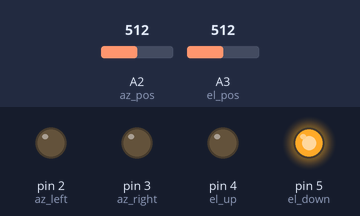
Simulated run of this sketch. Board: Arduino Uno, built with avr-gcc and run on an emulated ATmega328P. On the bench: output pins drawn as LEDs (lit = HIGH). The test bench sets the inputs (shaded band); at power-on: A2 (az_pos) = 512, A3 (el_pos) = 512.

Above: at 1.2 s.
1.3 s: A2 (az_pos) set to 529
At 2.5 s:
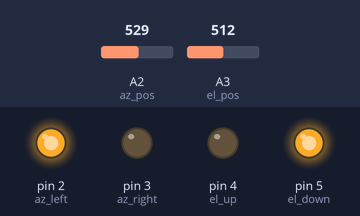
2.8 s: A3 (el_pos) set to 7
4.3 s: A3 (el_pos) set to 4
At 4.8 s:
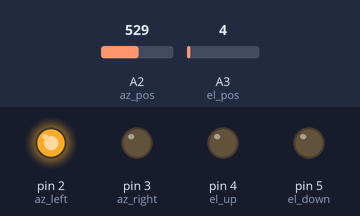
5.8 s: A2 (az_pos) set to 511
At 7.0 s:
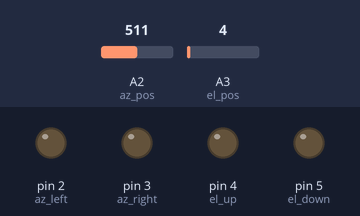
7.3 s: A2 (az_pos) set to 306
At 8.3 s:
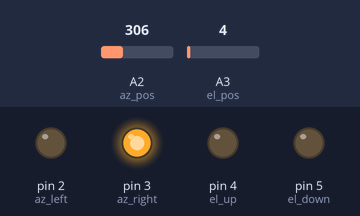
8.8 s: A3 (el_pos) set to 122
At 9.4 s:
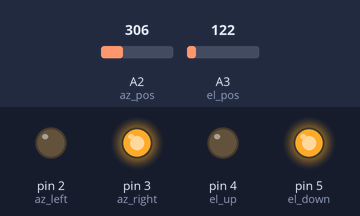
Timing chart, 0 to 11.3 s (numbered marks = the images above; inputs shaded):
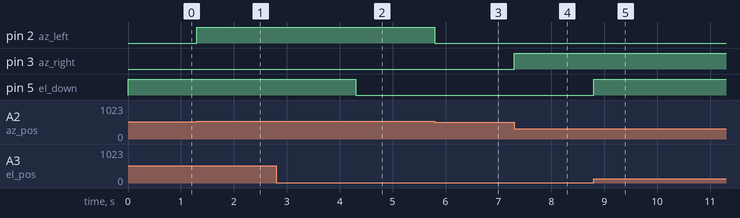

Measured:
- the behaviour switches between 514 and 515 on A2 (az_pos) (found by bisection; images 0 and 1)
- the behaviour switches between 6 and 5 on A3 (el_pos) (found by bisection; images 1 and 2)
- after the input at 1.3 s, pin 2 (az_left): LOW → HIGH at once
- after the input at 2.8 s, every drawn part: stays the same
- after the input at 4.3 s, pin 5 (el_down): HIGH → LOW at once
- after the input at 5.8 s, pin 2 (az_left): HIGH → LOW at once
- after the input at 7.3 s, pin 3 (az_right): LOW → HIGH at once
- after the input at 8.8 s, pin 5 (el_down): LOW → HIGH at once

The sketch:

antenna_rotator_controller.ino
```cpp
// (licence header left out)
//Rotator control signals
int az_left = 2;
int az_right = 3;
int el_up = 4;
int el_down = 5;

//Rotator feedback signals
int az_pos = A2;
int el_pos = A3;

struct coordinates{
	double az;
	double el;
};

coordinates current;
coordinates desired;


const double tolerance = 1; //degrees

void setup() {
	Serial.begin(115200);

	//setup control pins
	pinMode(az_left, OUTPUT);
	pinMode(az_right, OUTPUT);
	pinMode(el_up, OUTPUT);
	pinMode(el_down, OUTPUT);

	current.az = 0.0;
	current.el = 0.0;

	desired.az = 0.0;
	desired.el = 0.0;
}

void loop() {

	//EasycommII protocol parsing

	//check for command
	if(Serial.available()) {
		String command = Serial.readStringUntil('\n');
		//Parse and respond to each command

		//query position
		if(command == "AZ EL ") {
			Serial.println("AZ" + String(current.az) + " EL" + String(current.el));
		}
        // Stop Azimuth Stop Elevation
        else if (command == "SA SE ") {
            digitalWrite(az_right, LOW);
            digitalWrite(az_left, LOW);
            digitalWrite(el_up, LOW);
            digitalWrite(el_down, LOW);
        }
		//set position
		/*else if(command.substring(0, 2) == "AZ" && command.substring(8, 10) == "EL") {
			desired.az = command.substring(2, 7).toDouble();
			desired.el = command.substring(10, 15).toDouble();
			Serial.println(desired.az, desired.el);
		}*/
        else if (command.substring(0,2) == "AZ" && command.indexOf("EL") != -1) {
            desired.az = command.substring(2, command.indexOf("EL")).toDouble();
            desired.el = command.substring(command.indexOf("EL") + 2).toDouble();
            Serial.println(desired.az);
            Serial.println(desired.el);
        }
	}


	//Check current position
	//linearly map analogRead ADC value between 0 and 1023 to rotator angles
	current.az = 360.0 * analogRead(az_pos)/1023.0 - 180.0;
	current.el = 180.0 * analogRead(el_pos)/1023.0;


	//Azimuth control
	//azimuth angle too big: turn right
	if(current.az - desired.az > tolerance) {
		digitalWrite(az_right, LOW);
        digitalWrite(az_left, HIGH);
	}
	//too small: left
	else if(current.az - desired.az < -tolerance) {
		digitalWrite(az_left, LOW);
        digitalWrite(az_right, HIGH);
	}
	else {
		digitalWrite(az_right, LOW);
		digitalWrite(az_left, LOW);
	}


	//Elevation control
	if(current.el - desired.el > tolerance) {
		digitalWrite(el_down, HIGH);
		digitalWrite(el_up, LOW);
	}
	//too small: left
	else if(current.el - desired.el < -tolerance) {
		digitalWrite(el_down, LOW);
		digitalWrite(el_up, HIGH);
	}
	else {
		digitalWrite(el_up, LOW);
		digitalWrite(el_down, LOW);
	}
}
```
